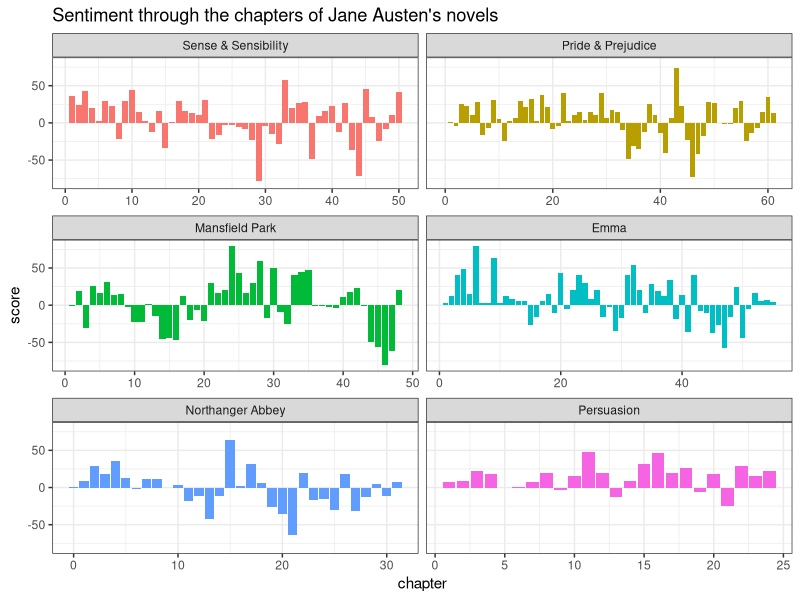
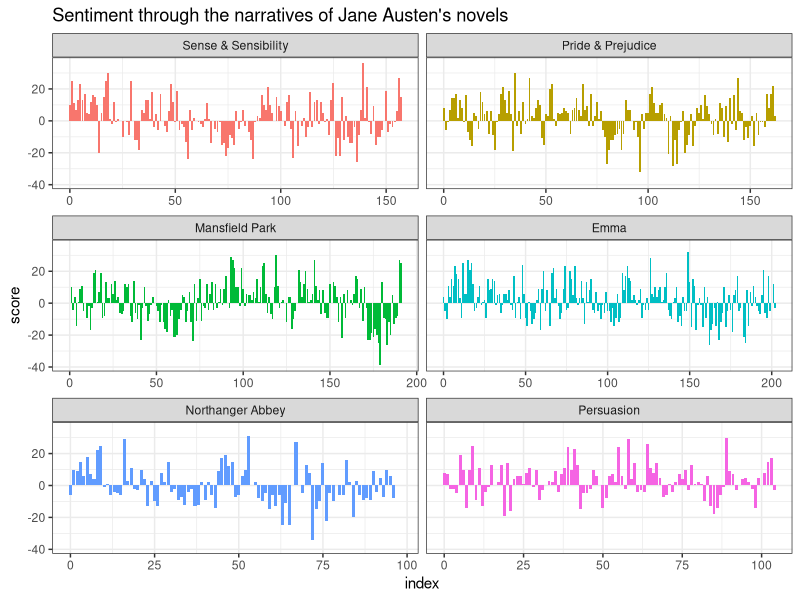

These charts were generated, in order, by the following R code:
## ---- chunk 1
knitr::opts_chunk$set(echo = TRUE, error = TRUE)
## ---- chunk 2
# packages
library(tidyverse)    # base tidy data tools
library(tidytext)     # text mining; gets along with tidyverse
library(janeaustenr)  # Jane Austen's novels
## ---- chunk 3
austen_books() |>
  slice_head(n = 10)
## ---- chunk 4
# which books:
austen_books() |>
  distinct(book)
## ---- chunk 5
rbind(head(sentiments, 5), tail(sentiments, 5))
## ---- chunk 6
austen_tokens <- austen_books() |>
  group_by(book) |>
  mutate(
    linenumber = row_number(),
    chapter = cumsum(
      str_detect(text, regex("^chapter [\\divxlc]", ignore_case = TRUE)))) |>
  ungroup() |>
  unnest_tokens(word, text) |>
  anti_join(stop_words, by = "word")

head(austen_tokens)
## ---- chunk 7
tail(austen_tokens)
## ---- chunk 8
austen_sentiments <- austen_tokens |>
  inner_join(sentiments, by = "word", relationship = "many-to-many") |>
  count(book, chapter, sentiment) |>
  pivot_wider(names_from = sentiment, values_from = n, values_fill = 0) |>
  mutate(score = positive - negative)
## ---- chunk 9
ggplot(data = austen_sentiments,
       aes(x = chapter, y = score, fill = book)) +
  geom_col(show.legend = FALSE) +
  facet_wrap(~ book, ncol = 2, scales = "free_x") +
  theme_bw() +
  labs(title = "Sentiment through the chapters of Jane Austen's novels")

## ---- chunk 10
austen_sentiments <- austen_tokens |>
  inner_join(sentiments, by = "word", relationship = "many-to-many") |>
  count(book, index = linenumber %/% 80, sentiment) |>
  pivot_wider(names_from = sentiment, values_from = n, values_fill = 0) |>
  mutate(score = positive - negative)

head(austen_sentiments, 10)
## ---- chunk 11
ggplot(data = austen_sentiments,
       aes(x = index, y = score, fill = book)) +
  geom_col(show.legend = FALSE) +
  facet_wrap(~ book, ncol = 2, scales = "free_x") +
  theme_bw() +
  labs(title = "Sentiment through the narratives of Jane Austen's novels")
